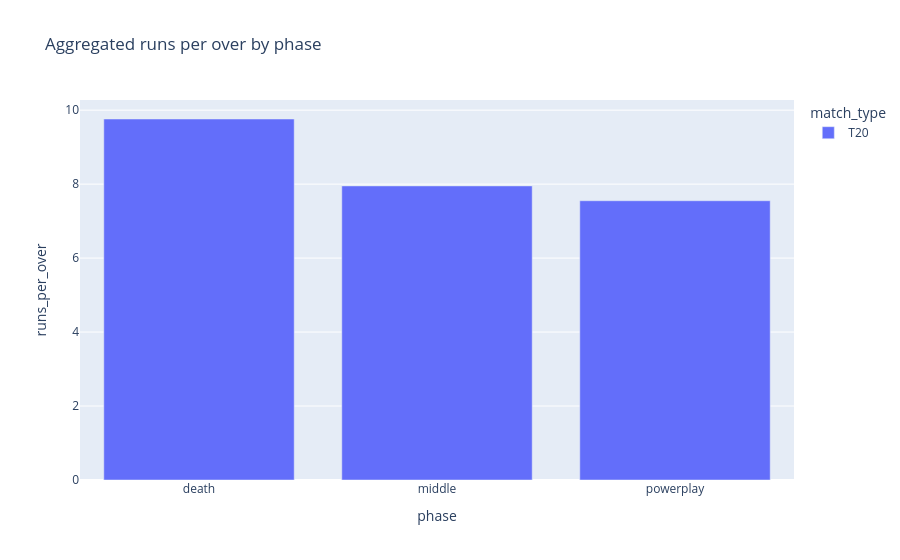

Notebook code cell kept with this figure:
### Markdown cell above
## 6. Scoring by phase

The phase labels use conventional T20 or 50-over ranges. Other formats are marked `not_applicable`; do not compare phases across formats without checking the definitions.

### Code cell
if not phase.empty:
    phase_plot = phase.loc[~phase["phase"].isin(["super_over", "not_applicable", "other"])].copy()
    phase_agg = phase_plot.groupby(["match_type", "phase"], as_index=False).agg(
        runs=("runs", "sum"), legal_balls=("legal_balls", "sum"), wickets=("wickets", "sum")
    )
    phase_agg["runs_per_over"] = 6 * phase_agg["runs"] / phase_agg["legal_balls"].where(phase_agg["legal_balls"] > 0)
    display(phase_agg)
    if not phase_agg.empty:
        px.bar(phase_agg, x="phase", y="runs_per_over", color="match_type", barmode="group", title="Aggregated runs per over by phase").show()

### Figure 1 — Plotly figure (JSON) as saved in the notebook; plotly's stock layout.template omitted (floating-point values rounded to 4 significant figures)
{"data": [{"alignmentgroup": "True", "hovertemplate": "match_type=T20<br>phase=%{x}<br>runs_per_over=%{y}<extra></extra>", "legendgroup": "T20", "marker": {"color": "#636efa", "pattern": {"shape": ""}}, "name": "T20", "offsetgroup": "T20", "orientation": "v", "showlegend": true, "textposition": "auto", "type": "bar", "x": ["death", "middle", "powerplay"], "xaxis": "x", "y": [9.761, 7.952, 7.551], "yaxis": "y"}], "layout": {"barmode": "group", "legend": {"title": {"text": "match_type"}, "tracegroupgap": 0}, "title": {"text": "Aggregated runs per over by phase"}, "xaxis": {"anchor": "y", "domain": [0, 1], "title": {"text": "phase"}}, "yaxis": {"anchor": "x", "domain": [0, 1], "title": {"text": "runs_per_over"}}}}
